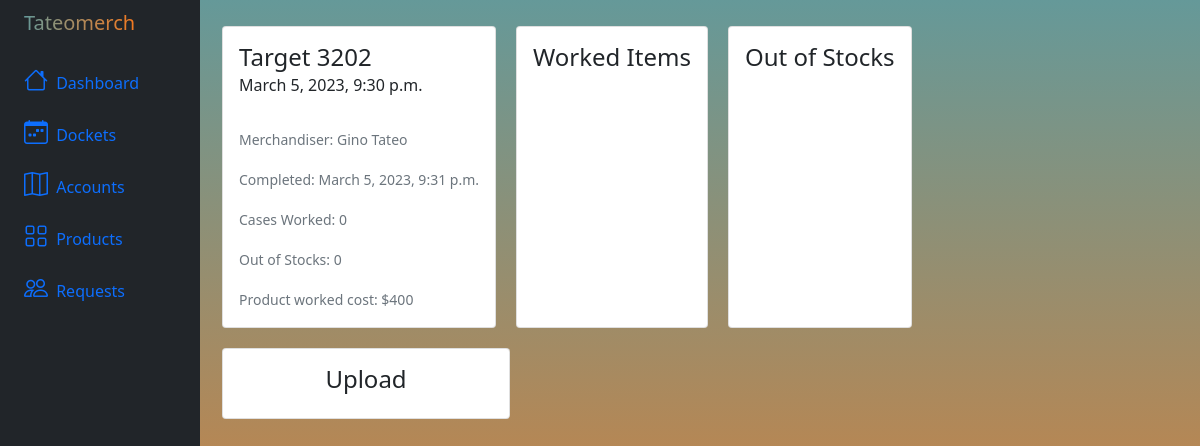
/merch/108/ (signed in), run on the app's committed database.
### merch/models.py (models this page shows, shortened)
class Merch(models.Model):
    user = models.ForeignKey(settings.AUTH_USER_MODEL, on_delete=models.CASCADE, related_name="user")
    store = models.ForeignKey(Store, on_delete=models.CASCADE, related_name="store")
    OOS = models.ManyToManyField(Item, blank=True, null=True, related_name='OOS')
    worked_cases = models.ManyToManyField(OrderItem, blank=True, null=True)
    startDate = models.DateTimeField(auto_now_add=True)
    startBool = models.BooleanField(default=True)
    completeDate = models.DateTimeField(blank=True, null=True)
    completeBool = models.BooleanField(default=False)
    upload = CloudinaryField('/image', blank=True, null=True)
    amount = models.IntegerField(blank=True, null=True)

### rsr/models.py (models this page shows)
class Store(models.Model):
    name = models.CharField(default="Safeway", choices=STORE, max_length=25)
    number = models.IntegerField(default="", max_length=100, blank=True, null=True)
    City = models.CharField(default="", max_length=25)
    RSRrt = models.IntegerField(default="", max_length=100)
    Area = models.CharField(default="", max_length=25)
    receiver_name = models.CharField(default="", max_length=25)
    receiver_open = models.TimeField(default=default_start_time)
    receiver_close = models.TimeField(default=default_start_time)
    receive_type = models.CharField(default="DEX", choices=RECEIVE_TYPE, max_length=25)
    weekly_average = models.IntegerField(default=0, max_length=100)
    Address = models.CharField(default="", max_length=50)
    BS_Location = models.CharField(default="", max_length=50)
    displays = models.ManyToManyField(Display, blank=True, null=True, related_name='Display')
    merchandiser = models.ForeignKey(Account, on_delete=models.CASCADE, blank=True, null=True)
    def __str__(self):
        return f'{self.name} {self.number}'

### account/models.py (models this page shows, shortened)
class Account(AbstractBaseUser):
    email = models.EmailField(verbose_name="email", max_length=60, unique=True)
    username = models.CharField(max_length=30, unique=True)
    first_name = models.CharField(max_length=30, blank=True, null=True,)
    last_name = models.CharField(max_length=30, blank=True, null=True,)
    route_number = models.IntegerField(default=0, max_length=10, blank=True, null=True)
    region_number = models.IntegerField(default=0, max_length=10, blank=True, null=True)
    date_joined = models.DateTimeField(verbose_name="date joined", auto_now_add=True)
    last_login = models.DateTimeField(verbose_name="date joined", auto_now_add=True)
    is_admin = models.BooleanField(default=False)
    is_active = models.BooleanField(default=False)
    is_staff = models.BooleanField(default=False)
    is_superuser = models.BooleanField(default=False)
    profile_image = models.ImageField(max_length=255, upload_to=get_profile_image_filepath, null=True,
                                      default=get_default_profile_image)
    hide_email = models.BooleanField(default=True)
    title = models.CharField(choices=TITLE, blank=True, max_length=30, default='')
    objects = MyAccountManager()
    USERNAME_FIELD = 'email'
    REQUIRED_FIELDS = ['username']

### merch/views.py (the view)
# urls.py: path('<int:merch_id>/', views.detail, name='detail'),
@login_required(login_url='login')
def detail(request, merch_id):
    merch = get_object_or_404(Merch, pk=merch_id)
    return render(request, 'merch/detail.html', {'merch': merch})

### merch/templates/merch/detail.html (shortened to what this page needs)
<!doctype html>
<html lang="en">
  <head>
    <link href="https://cdn.jsdelivr.net/npm/bootstrap@5.1.3/dist/css/bootstrap.min.css" rel="stylesheet">
  </head>
  <div class="grad">
        {% extends 'merch/dashboard_nav.html' %}
  {% block content %}
<div style="display: flex; flex-direction: row; flex-wrap: wrap">
      <div class="card" style="width: auto; margin: 10px">
        <div class="card-body">
            <h4 class="card-title">{{ merch.store }}</h4>
            <h6 class="card-subtitle mb-2">{{ merch.startDate }}</h6>
            <br>
            <p class="card-text"><small class="text-muted">Merchandiser: {{ merch.user.first_name}} {{ merch.user.last_name}}</small></p>
            <p class="card-text"><small class="text-muted">Completed: {{ merch.completeDate}}</small></p>
            <p class="card-text"><small class="text-muted">Cases Worked: {{ merch.worked_cases.count}}</small></p>
            <p class="card-text"><small class="text-muted">Out of Stocks: {{ merch.OOS.count}}</small></p>
            <p class="card-text"><small class="text-muted">Product worked cost: ${{ merch.amount}}</small></p>
        </div>
      </div>
      <div class="card" style="width: auto; margin: 10px">
        <div class="card-body">
            <h4 class="card-title">Worked Items</h4>
      </div>
      </div>
      <div class="card" style="width: auto; margin: 10px">
        <div class="card-body">
            <h4 class="card-title">Out of Stocks</h4>
        </div>
      </div>
      <div class="card" style="width: 18rem; margin: 10px">
        <div class="card-body text-center">
        <h4 class="card-title">Upload</h4>
                {% load cloudinary %}
        </div>
      </div>
{% endblock content %}

### merch/templates/merch/detail.html (style rules this page uses)
.grad { background-image: linear-gradient(#659999,#f4791f); background-repeat: no-repeat; height: fit-content; }

### data on the page
Merch: store "Target 3202", startDate "March 5, 2023, 9:30 p.m.", user.first_name "Gino", user.last_name "Tateo", completeDate "March 5, 2023, 9:31 p.m.", worked_cases.count "0", OOS.count "0", amount "400"
